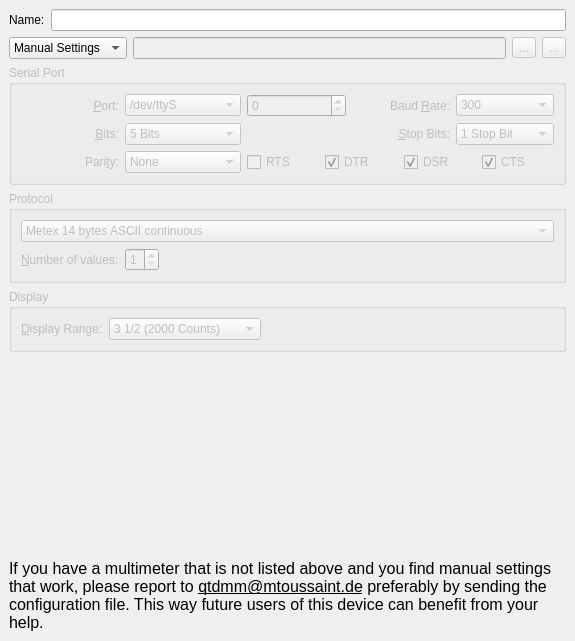
<ui version="4.0" >
 <class>Form</class>
 <widget class="QWidget" name="Form" >
  <property name="geometry" >
   <rect>
    <x>0</x>
    <y>0</y>
    <width>575</width>
    <height>641</height>
   </rect>
  </property>
  <property name="windowTitle" >
   <string>Form</string>
  </property>
  <layout class="QVBoxLayout" >
   <property name="margin" >
    <number>9</number>
   </property>
   <property name="spacing" >
    <number>6</number>
   </property>
   <item>
    <layout class="QHBoxLayout" >
     <property name="margin" >
      <number>0</number>
     </property>
     <property name="spacing" >
      <number>6</number>
     </property>
     <item>
      <widget class="QLabel" name="label" >
       <property name="text" >
        <string>Name:</string>
       </property>
      </widget>
     </item>
     <item>
      <widget class="QLineEdit" name="name" />
     </item>
    </layout>
   </item>
   <item>
    <layout class="QHBoxLayout" >
     <property name="margin" >
      <number>0</number>
     </property>
     <property name="spacing" >
      <number>6</number>
     </property>
     <item>
      <widget class="QComboBox" name="choice" >
       <item>
        <property name="text" >
         <string>Manual Settings</string>
        </property>
       </item>
       <item>
        <property name="text" >
         <string>Voltcraft ME-32</string>
        </property>
       </item>
      </widget>
     </item>
     <item>
      <widget class="QLineEdit" name="filename" >
       <property name="enabled" >
        <bool>false</bool>
       </property>
       <property name="readOnly" >
        <bool>true</bool>
       </property>
      </widget>
     </item>
     <item>
      <widget class="QToolButton" name="open" >
       <property name="enabled" >
        <bool>false</bool>
       </property>
       <property name="toolTip" >
        <string>Open</string>
       </property>
       <property name="text" >
        <string>...</string>
       </property>
       <property name="icon" >
        <iconset>../../../../../../../opt/kde3/share/icons/crystalsvg/22x22/actions/fileopen.png</iconset>
       </property>
       <property name="iconSize" >
        <size>
         <width>22</width>
         <height>22</height>
        </size>
       </property>
      </widget>
     </item>
     <item>
      <widget class="QToolButton" name="save" >
       <property name="enabled" >
        <bool>false</bool>
       </property>
       <property name="toolTip" >
        <string>Save</string>
       </property>
       <property name="text" >
        <string>...</string>
       </property>
       <property name="icon" >
        <iconset>../../../../../../../opt/kde3/share/icons/crystalsvg/22x22/actions/filesave.png</iconset>
       </property>
       <property name="iconSize" >
        <size>
         <width>22</width>
         <height>22</height>
        </size>
       </property>
      </widget>
     </item>
    </layout>
   </item>
   <item>
    <widget class="QGroupBox" name="serialGroup" >
     <property name="enabled" >
      <bool>false</bool>
     </property>
     <property name="title" >
      <string>Serial Port</string>
     </property>
     <layout class="QGridLayout" >
      <property name="margin" >
       <number>9</number>
      </property>
      <property name="spacing" >
       <number>6</number>
      </property>
      <item row="2" column="2" colspan="3" >
       <layout class="QHBoxLayout" >
        <property name="margin" >
         <number>0</number>
        </property>
        <property name="spacing" >
         <number>6</number>
        </property>
        <item>
         <widget class="QCheckBox" name="rts" >
          <property name="text" >
           <string>RTS</string>
          </property>
         </widget>
        </item>
        <item>
         <widget class="QCheckBox" name="dtr" >
          <property name="text" >
           <string>DTR</string>
          </property>
          <property name="checked" >
           <bool>true</bool>
          </property>
         </widget>
        </item>
        <item>
         <widget class="QCheckBox" name="dsr" >
          <property name="text" >
           <string>DSR</string>
          </property>
          <property name="checked" >
           <bool>true</bool>
          </property>
         </widget>
        </item>
        <item>
         <widget class="QCheckBox" name="cts" >
          <property name="text" >
           <string>CTS</string>
          </property>
          <property name="checked" >
           <bool>true</bool>
          </property>
         </widget>
        </item>
       </layout>
      </item>
      <item row="0" column="0" >
       <widget class="QLabel" name="label_2" >
        <property name="text" >
         <string>&amp;Port:</string>
        </property>
        <property name="alignment" >
         <set>Qt::AlignRight|Qt::AlignTrailing|Qt::AlignVCenter</set>
        </property>
        <property name="buddy" >
         <cstring>port</cstring>
        </property>
       </widget>
      </item>
      <item row="0" column="1" >
       <widget class="QComboBox" name="port" >
        <item>
         <property name="text" >
          <string>/dev/ttyS</string>
         </property>
        </item>
        <item>
         <property name="text" >
          <string>/dev/ttyUSB</string>
         </property>
        </item>
        <item>
         <property name="text" >
          <string>/dev/usb/ttyUSB</string>
         </property>
        </item>
       </widget>
      </item>
      <item row="0" column="2" >
       <widget class="QSpinBox" name="portNumber" />
      </item>
      <item row="0" column="3" >
       <widget class="QLabel" name="label_3" >
        <property name="text" >
         <string>Baud &amp;Rate:</string>
        </property>
        <property name="alignment" >
         <set>Qt::AlignRight|Qt::AlignTrailing|Qt::AlignVCenter</set>
        </property>
        <property name="buddy" >
         <cstring>baudRate</cstring>
        </property>
       </widget>
      </item>
      <item row="0" column="4" >
       <widget class="QComboBox" name="baudRate" >
        <item>
         <property name="text" >
          <string>300</string>
         </property>
        </item>
        <item>
         <property name="text" >
          <string>600</string>
         </property>
        </item>
        <item>
         <property name="text" >
          <string>1200</string>
         </property>
        </item>
        <item>
         <property name="text" >
          <string>1800</string>
         </property>
        </item>
        <item>
         <property name="text" >
          <string>2400</string>
         </property>
        </item>
        <item>
         <property name="text" >
          <string>4800</string>
         </property>
        </item>
        <item>
         <property name="text" >
          <string>9600</string>
         </property>
        </item>
       </widget>
      </item>
      <item row="1" column="0" >
       <widget class="QLabel" name="label_4" >
        <property name="text" >
         <string>&amp;Bits:</string>
        </property>
        <property name="alignment" >
         <set>Qt::AlignRight|Qt::AlignTrailing|Qt::AlignVCenter</set>
        </property>
        <property name="buddy" >
         <cstring>bits</cstring>
        </property>
       </widget>
      </item>
      <item row="1" column="1" >
       <widget class="QComboBox" name="bits" >
        <item>
         <property name="text" >
          <string>5 Bits</string>
         </property>
        </item>
        <item>
         <property name="text" >
          <string>6 Bits</string>
         </property>
        </item>
        <item>
         <property name="text" >
          <string>7 Bits</string>
         </property>
        </item>
        <item>
         <property name="text" >
          <string>8 Bits</string>
         </property>
        </item>
       </widget>
      </item>
      <item row="1" column="3" >
       <widget class="QLabel" name="label_5" >
        <property name="text" >
         <string>&amp;Stop Bits:</string>
        </property>
        <property name="alignment" >
         <set>Qt::AlignRight|Qt::AlignTrailing|Qt::AlignVCenter</set>
        </property>
        <property name="buddy" >
         <cstring>stopBits</cstring>
        </property>
       </widget>
      </item>
      <item row="1" column="4" >
       <widget class="QComboBox" name="stopBits" >
        <item>
         <property name="text" >
          <string>1 Stop Bit</string>
         </property>
        </item>
        <item>
         <property name="text" >
          <string>2 Stop Bits</string>
         </property>
        </item>
       </widget>
      </item>
      <item row="2" column="0" >
       <widget class="QLabel" name="label_6" >
        <property name="text" >
         <string>Pari&amp;ty:</string>
        </property>
        <property name="alignment" >
         <set>Qt::AlignRight|Qt::AlignTrailing|Qt::AlignVCenter</set>
        </property>
        <property name="buddy" >
         <cstring>parity</cstring>
        </property>
       </widget>
      </item>
      <item row="2" column="1" >
       <widget class="QComboBox" name="parity" >
        <item>
         <property name="text" >
          <string>None</string>
         </property>
        </item>
        <item>
         <property name="text" >
          <string>Even</string>
         </property>
        </item>
        <item>
         <property name="text" >
          <string>Odd</string>
         </property>
        </item>
       </widget>
      </item>
     </layout>
    </widget>
   </item>
   <item>
    <widget class="QGroupBox" name="protocolGroup" >
     <property name="enabled" >
      <bool>false</bool>
     </property>
     <property name="title" >
      <string>Protocol</string>
     </property>
     <layout class="QGridLayout" >
      <property name="margin" >
       <number>9</number>
      </property>
      <property name="spacing" >
       <number>6</number>
      </property>
      <item row="1" column="2" >
       <spacer>
        <property name="orientation" >
         <enum>Qt::Horizontal</enum>
        </property>
        <property name="sizeHint" >
         <size>
          <width>331</width>
          <height>20</height>
         </size>
        </property>
       </spacer>
      </item>
      <item row="0" column="0" colspan="3" >
       <widget class="QComboBox" name="comboBox_2" >
        <item>
         <property name="text" >
          <string>Metex 14 bytes ASCII continuous</string>
         </property>
        </item>
        <item>
         <property name="text" >
          <string>Metex 15 bytes ASCII continuous</string>
         </property>
        </item>
        <item>
         <property name="text" >
          <string>Metex 14 bytes ASCII polling</string>
         </property>
        </item>
        <item>
         <property name="text" >
          <string>Voltcraft VC820 14 bytes binary continuous</string>
         </property>
        </item>
        <item>
         <property name="text" >
          <string>Metex M9803R 11 bytes binary continuous</string>
         </property>
        </item>
        <item>
         <property name="text" >
          <string>UV Monitor (Radek Liboska)</string>
         </property>
        </item>
        <item>
         <property name="text" >
          <string>PeakTech 10 bytes ASCII continuous</string>
         </property>
        </item>
        <item>
         <property name="text" >
          <string>Escort 97 21 bytes binary continuous</string>
         </property>
        </item>
        <item>
         <property name="text" >
          <string>Voltcraft GDM703 26 bytes ASCII continuous</string>
         </property>
        </item>
       </widget>
      </item>
      <item row="1" column="1" >
       <widget class="QSpinBox" name="spinBox" >
        <property name="maximum" >
         <number>4</number>
        </property>
        <property name="minimum" >
         <number>1</number>
        </property>
       </widget>
      </item>
      <item row="1" column="0" >
       <widget class="QLabel" name="label_7" >
        <property name="text" >
         <string>&amp;Number of values:</string>
        </property>
        <property name="buddy" >
         <cstring>spinBox</cstring>
        </property>
       </widget>
      </item>
     </layout>
    </widget>
   </item>
   <item>
    <widget class="QGroupBox" name="displayGroup" >
     <property name="enabled" >
      <bool>false</bool>
     </property>
     <property name="title" >
      <string>Display</string>
     </property>
     <layout class="QHBoxLayout" >
      <property name="margin" >
       <number>9</number>
      </property>
      <property name="spacing" >
       <number>6</number>
      </property>
      <item>
       <widget class="QLabel" name="label_8" >
        <property name="text" >
         <string>&amp;Display Range:</string>
        </property>
        <property name="buddy" >
         <cstring>displayGroup</cstring>
        </property>
       </widget>
      </item>
      <item>
       <widget class="QComboBox" name="display" >
        <item>
         <property name="text" >
          <string>3 1/2 (2000 Counts)</string>
         </property>
        </item>
        <item>
         <property name="text" >
          <string>3 3/4 (4000 Counts)</string>
         </property>
        </item>
        <item>
         <property name="text" >
          <string>4 1/2 (20000 Counts)</string>
         </property>
        </item>
        <item>
         <property name="text" >
          <string>4 3/4 (40000 Counts)</string>
         </property>
        </item>
        <item>
         <property name="text" >
          <string>5 1/2 (200000 Counts)</string>
         </property>
        </item>
        <item>
         <property name="text" >
          <string>5 3/4 (400000 Counts)</string>
         </property>
        </item>
        <item>
         <property name="text" >
          <string>6 (1000000 Counts)</string>
         </property>
        </item>
       </widget>
      </item>
      <item>
       <spacer>
        <property name="orientation" >
         <enum>Qt::Horizontal</enum>
        </property>
        <property name="sizeHint" >
         <size>
          <width>40</width>
          <height>20</height>
         </size>
        </property>
       </spacer>
      </item>
     </layout>
    </widget>
   </item>
   <item>
    <spacer>
     <property name="orientation" >
      <enum>Qt::Vertical</enum>
     </property>
     <property name="sizeHint" >
      <size>
       <width>20</width>
       <height>21</height>
      </size>
     </property>
    </spacer>
   </item>
   <item>
    <widget class="QLabel" name="infoText" >
     <property name="text" >
      <string>&lt;html>&lt;head>&lt;meta name="qrichtext" content="1" />&lt;style type="text/css">
p, li { white-space: pre-wrap; }
&lt;/style>&lt;/head>&lt;body style=" font-family:'Sans Serif'; font-size:12pt; font-weight:400; font-style:normal; text-decoration:none;">
&lt;p style=" margin-top:0px; margin-bottom:0px; margin-left:0px; margin-right:0px; -qt-block-indent:0; text-indent:0px;">If you have a multimeter that is not listed above and you find manual settings that work, please report to &lt;span style=" text-decoration: underline;">qtdmm@mtoussaint.de&lt;/span> preferably by sending the configuration file. This way future users of this device can benefit from your help.&lt;/p>&lt;/body>&lt;/html></string>
     </property>
     <property name="textFormat" >
      <enum>Qt::RichText</enum>
     </property>
     <property name="alignment" >
      <set>Qt::AlignLeading|Qt::AlignLeft|Qt::AlignTop</set>
     </property>
     <property name="wordWrap" >
      <bool>true</bool>
     </property>
    </widget>
   </item>
  </layout>
 </widget>
 <resources/>
 <connections/>
</ui>
